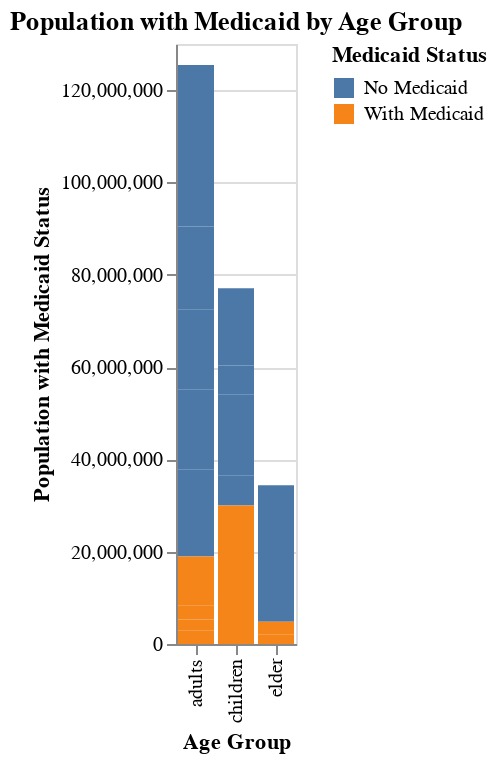

Notebook code for this chart:
### Code cell
import pandas as pd
import altair as alt

# Filter out rows where Age_Group_3 is 'Unknown' or Medicaid Status is 'Total'
medicaid_filtered = medicaid_coverage_3[
    (medicaid_coverage_3['Age_Group_3'] != 'Unknown') &
    (medicaid_coverage_3['Medicaid Status'] != 'Total')
]

# Create the bar chart
chart = alt.Chart(medicaid_filtered).mark_bar().encode(
    x=alt.X('Age_Group_3:N', title='Age Group'),
    y=alt.Y('Population:Q', title='Population with Medicaid Status'),
    color=alt.Color('Medicaid Status:N', title='Medicaid Status')
).properties(title='Population with Medicaid by Age Group')

chart.display()

### Figure 1 — Vega-Lite specification as saved in the notebook (floating-point values rounded to 4 significant figures)
{"config": {"view": {"continuousWidth": 300, "continuousHeight": 300}}, "data": {"name": "data-62114cb3ee1c44d2e7c42ea2f1e90cf0"}, "mark": {"type": "bar"}, "encoding": {"color": {"field": "Medicaid Status", "title": "Medicaid Status", "type": "nominal"}, "x": {"field": "Age_Group_3", "title": "Age Group", "type": "nominal"}, "y": {"field": "Population", "title": "Population with Medicaid Status", "type": "quantitative"}}, "title": "Population with Medicaid by Age Group", "$schema": "https://vega.github.io/schema/vega-lite/v5.20.1.json", "datasets": {"data-62114cb3ee1c44d2e7c42ea2f1e90cf0": [{"Gender": "Male", "Age Group": "Under 6 years", "Medicaid Status": "With Medicaid", "Population": 4760607, "Margin of Error": 44208, "Age_Group_3": "children"}, {"Gender": "Male", "Age Group": "Under 6 years", "Medicaid Status": "No Medicaid", "Population": 6552321, "Margin of Error": 41784, "Age_Group_3": "children"}, {"Gender": "Male", "Age Group": "6 to 18 years", "Medicaid Status": "With Medicaid", "Population": 10618954, "Margin of Error": 79633, "Age_Group_3": "children"}, {"Gender": "Male", "Age Group": "6 to 18 years", "Medicaid Status": "No Medicaid", "Population": 17518403, "Margin of Error": 84747, "Age_Group_3": "children"}, {"Gender": "Male", "Age Group": "35 to 44 years", "Medicaid Status": "With Medicaid", "Population": 2867737, "Margin of Error": 30577, "Age_Group_3": "adults"}, {"Gender": "Male", "Age Group": "35 to 44 years", "Medicaid Status": "No Medicaid", "Population": 18914775, "Margin of Error": 39315, "Age_Group_3": "adults"}, {"Gender": "Male", "Age Group": "45 to 54 years", "Medicaid Status": "With Medicaid", "Population": 2430216, "Margin of Error": 26002, "Age_Group_3": "adults"}, {"Gender": "Male", "Age Group": "45 to 54 years", "Medicaid Status": "No Medicaid", "Population": 17351547, "Margin of Error": 37859, "Age_Group_3": "adults"}, {"Gender": "Male", "Age Group": "55 to 64 years", "Medicaid Status": "With Medicaid", "Population": 2967506, "Margin of Error": 26515, "Age_Group_3": "adults"}, {"Gender": "Male", "Age Group": "55 to 64 years", "Medicaid Status": "No Medicaid", "Population": 17205428, "Margin of Error": 30129, "Age_Group_3": "adults"}, {"Gender": "Male", "Age Group": "65 to 74 years", "Medicaid Status": "With Medicaid", "Population": 2099674, "Margin of Error": 22915, "Age_Group_3": "elder"}, {"Gender": "Male", "Age Group": "65 to 74 years", "Medicaid Status": "No Medicaid", "Population": 14054812, "Margin of Error": 27621, "Age_Group_3": "elder"}, {"Gender": "Female", "Age Group": "Under 6 years", "Medicaid Status": "With Medicaid", "Population": 4551576, "Margin of Error": 43528, "Age_Group_3": "children"}, {"Gender": "Female", "Age Group": "Under 6 years", "Medicaid Status": "No Medicaid", "Population": 6250034, "Margin of Error": 44402, "Age_Group_3": "children"}, {"Gender": "Female", "Age Group": "6 to 18 years", "Medicaid Status": "With Medicaid", "Population": 10085376, "Margin of Error": 76362, "Age_Group_3": "children"}, {"Gender": "Female", "Age Group": "6 to 18 years", "Medicaid Status": "No Medicaid", "Population": 16719972, "Margin of Error": 70218, "Age_Group_3": "children"}, {"Gender": "Female", "Age Group": "35 to 44 years", "Medicaid Status": "With Medicaid", "Population": 4062107, "Margin of Error": 38559, "Age_Group_3": "adults"}, {"Gender": "Female", "Age Group": "35 to 44 years", "Medicaid Status": "No Medicaid", "Population": 18060926, "Margin of Error": 38207, "Age_Group_3": "adults"}, {"Gender": "Female", "Age Group": "45 to 54 years", "Medicaid Status": "With Medicaid", "Population": 3069882, "Margin of Error": 26863, "Age_Group_3": "adults"}, {"Gender": "Female", "Age Group": "45 to 54 years", "Medicaid Status": "No Medicaid", "Population": 17198458, "Margin of Error": 36610, "Age_Group_3": "adults"}, {"Gender": "Female", "Age Group": "55 to 64 years", "Medicaid Status": "With Medicaid", "Population": 3550000, "Margin of Error": 31323, "Age_Group_3": "adults"}, {"Gender": "Female", "Age Group": "55 to 64 years", "Medicaid Status": "No Medicaid", "Population": 17756593, "Margin of Error": 37626, "Age_Group_3": "adults"}, {"Gender": "Female", "Age Group": "65 to 74 years", "Medicaid Status": "With Medicaid", "Population": 2708575, "Margin of Error": 23970, "Age_Group_3": "elder"}, {"Gender": "Female", "Age Group": "65 to 74 years", "Medicaid Status": "No Medicaid", "Population": 15540002, "Margin of Error": 29748, "Age_Group_3": "elder"}]}}
